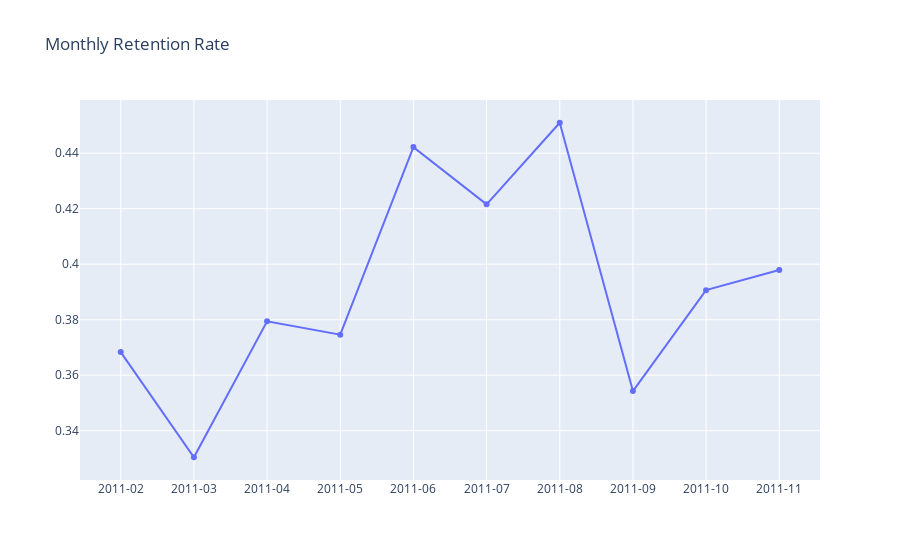

Here is the notebook cell this chart was saved with:
### Code cell
## Monthly Retention Rate

#identify which users are active by looking at their revenue per month
df_user_purchase = df_uk.groupby(['CustomerID','YearMonth'])['Revenue'].sum().reset_index()

#create retention matrix with crosstab
df_retention = pd.crosstab(df_user_purchase['CustomerID'], df_user_purchase['YearMonth']).reset_index()

df_retention.head()

#create an array of dictionary which keeps Retained & Total User count for each month
months = df_retention.columns[2:]
retention_array = []
for i in range(len(months)-1):
    retention_data = {}
    selected_month = months[i+1]
    prev_month = months[i]
    retention_data['YearMonth'] = selected_month #int(selected_month)
    retention_data['TotalUserCount'] = df_retention[selected_month].sum()
    retention_data['RetainedUserCount'] = df_retention[(df_retention[selected_month]>0) & (df_retention[prev_month]>0)][selected_month].sum()
    retention_array.append(retention_data)
    
#convert the array to dataframe and calculate Retention Rate
df_retention = pd.DataFrame(retention_array)
df_retention['RetentionRate'] = df_retention['RetainedUserCount']/df_retention['TotalUserCount']

#plot the retention rate graph
plot_data = [
    go.Scatter(
        x=df_retention.query("YearMonth != '2011-12'")['YearMonth'],
        y=df_retention.query("YearMonth != '2011-12'")['RetentionRate'],
        name="organic"
    )
    
]

plot_layout = go.Layout(
        xaxis={"type": "category"},
        title='Monthly Retention Rate'
    )
fig = go.Figure(data=plot_data, layout=plot_layout)
pyoff.iplot(fig)

### Figure 1 — Plotly figure (JSON) as saved in the notebook; plotly's stock layout.template omitted (floating-point values rounded to 4 significant figures)
{"data": [{"name": "organic", "type": "scatter", "x": ["2011-02", "2011-03", "2011-04", "2011-05", "2011-06", "2011-07", "2011-08", "2011-09", "2011-10", "2011-11"], "y": [0.3683, 0.3304, 0.3794, 0.3746, 0.4422, 0.4216, 0.451, 0.3543, 0.3907, 0.3979]}], "layout": {"title": {"text": "Monthly Retention Rate"}, "xaxis": {"type": "category"}}}
